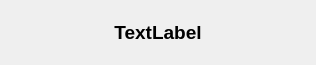
<?xml version="1.0" encoding="UTF-8"?>
<ui version="4.0">
 <class>CinemaTrack</class>
 <widget class="QWidget" name="CinemaTrack">
  <property name="geometry">
   <rect>
    <x>0</x>
    <y>0</y>
    <width>316</width>
    <height>65</height>
   </rect>
  </property>
  <property name="sizePolicy">
   <sizepolicy hsizetype="Expanding" vsizetype="Preferred">
    <horstretch>0</horstretch>
    <verstretch>0</verstretch>
   </sizepolicy>
  </property>
  <property name="minimumSize">
   <size>
    <width>0</width>
    <height>0</height>
   </size>
  </property>
  <property name="windowTitle">
   <string>Form</string>
  </property>
  <property name="toolTip">
   <string>Specify values that viewer can change here. Empty for not changeable.</string>
  </property>
  <layout class="QVBoxLayout" name="verticalLayout_2">
   <item>
    <layout class="QHBoxLayout" name="horizontalLayout_2">
     <item>
      <widget class="QLabel" name="label">
       <property name="font">
        <font>
         <pointsize>14</pointsize>
         <weight>75</weight>
         <bold>true</bold>
        </font>
       </property>
       <property name="text">
        <string>TextLabel</string>
       </property>
       <property name="alignment">
        <set>Qt::AlignCenter</set>
       </property>
      </widget>
     </item>
    </layout>
   </item>
  </layout>
 </widget>
 <resources/>
 <connections/>
</ui>
